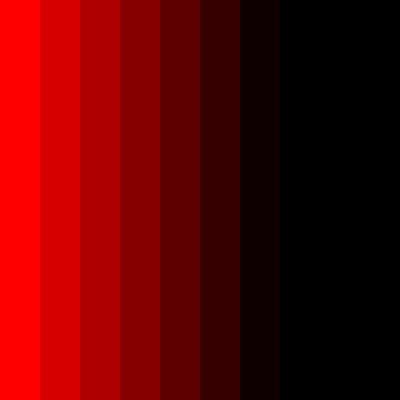
Frame 1 (no input)
Frame 60 (the mouse pressed at the canvas centre just before this capture): identical to frame 1, image omitted
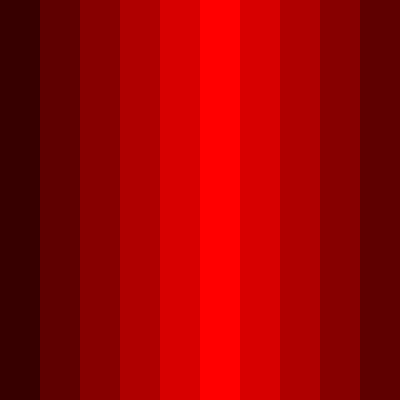
Frame 120 (the mouse held since frame 60 and released just before this capture)

The Processing sketch that drew these frames (run headless with seeded random() and noise(); from frame 60 on, the mouse is pressed at the canvas centre):

// Processing sketch: exercise
// ── exercise.pde

void setup(){
  size(400,400);
}

void draw(){
  background(0);
  float spacing =40;
  for(float x=0; x < width; x+= spacing){
  float alpha =255 -(abs(x-mouseX)); 

      noStroke();
      fill(255,0,0,alpha);
      rect(x, 0, spacing, height);      
  }
}
